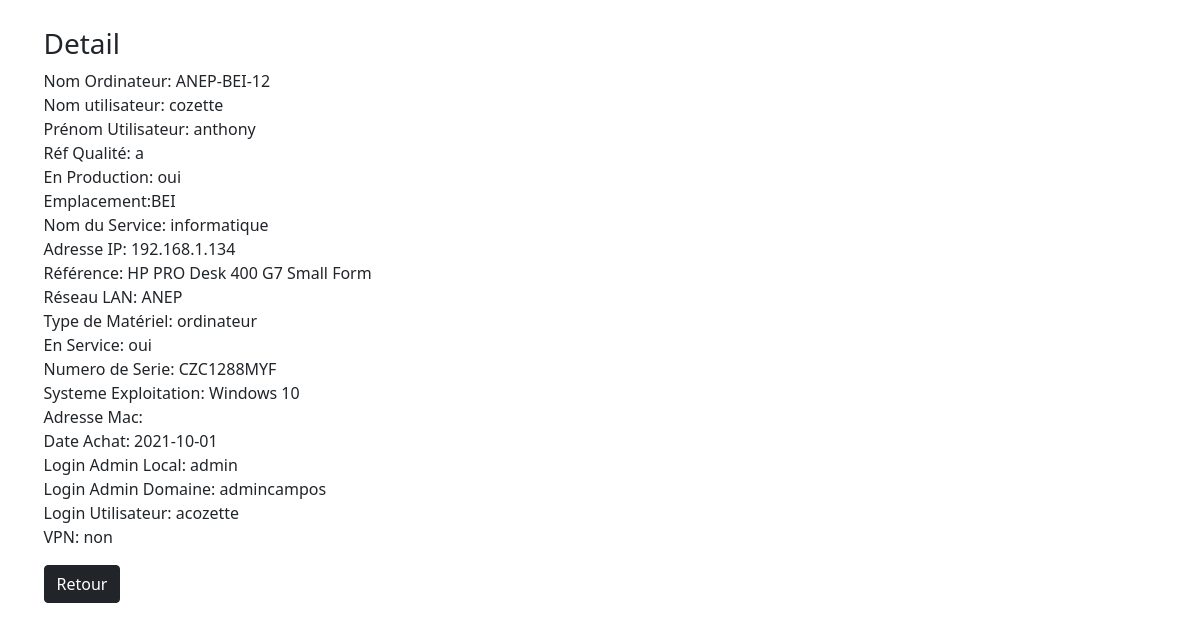
The app's page /crud/detail.php?id=1 with its own data.
### tables this page shows
CREATE TABLE IF NOT EXISTS `information_pc` (
  `ID` int(11) NOT NULL AUTO_INCREMENT,
  `nom_ordinateur` varchar(255) NOT NULL,
  `nom_utilisateur` varchar(255) NOT NULL,
  `prenom_utilisateur` varchar(255) NOT NULL,
  `ref_qualite` varchar(255) NOT NULL,
  `production` varchar(255) NOT NULL,
  `emplacement` varchar(255) NOT NULL,
  `services` varchar(255) NOT NULL,
  `adresse_ip` varchar(255) NOT NULL,
  `reference` varchar(255) NOT NULL,
  `lan_reseau` varchar(255) NOT NULL,
  `type_materiel` varchar(255) NOT NULL,
  `en_service` varchar(255) NOT NULL,
  `numero_serie` varchar(255) NOT NULL,
  `systeme_exploitation` varchar(255) NOT NULL,
  `mac_adresse` varchar(255) DEFAULT NULL,
  `date_achat` date NOT NULL,
  `login_admin_local` varchar(255) NOT NULL,
  `pwd_admin_local` varchar(255) NOT NULL,
  `login_admin_boissy` varchar(255) NOT NULL,
  `pwd_admin_boissy` varchar(255) NOT NULL,
  `user_login` varchar(255) NOT NULL,
  `user_pwd` varchar(255) NOT NULL,
  `vpn` varchar(255) NOT NULL,
  PRIMARY KEY (`ID`)
);

### crud/detail.php (the view, shortened to what this page needs)
<?php require('database.php');
$id = null;
if (!empty($_GET['id'])) {
    $id = $_REQUEST['id'];
}
if (null == $id) {
    header("location:index.php");
} else {
    $pdo = Database::connect();
    $pdo->setAttribute(PDO::ATTR_ERRMODE, PDO::ERRMODE_EXCEPTION) .
        $sql = "SELECT * FROM information_pc where id =?";
    $q = $pdo->prepare($sql);
    $q->execute(array($id));
    $data = $q->fetch(PDO::FETCH_ASSOC);
}
?>
<!DOCTYPE html>
<html lang="en">
<head>
    <link href="https://cdn.jsdelivr.net/npm/bootstrap@5.0.2/dist/css/bootstrap.min.css" rel="stylesheet">
    <link href="../styles/styles.css" rel="stylesheet">
    <img data-wp-preserve="%3Cscript%20src%3D%22js%2Fbootstrap.min.js%22%3E%3C%2Fscript%3E" data-mce-resize="false" data-mce-placeholder="1" class="mce-object" width="20" height="20" alt="<script>" title="<script>" />
</head>
<body>
    <div class="container">
        <div class="span10 offset1">
            <div class="row">
                <h3>Detail</h3>
            </div>
            <div class="form-horizontal">
                <div class="control-group">
                    <label class="control-label">Nom Ordinateur: <?php echo $data['nom_ordinateur']; ?></label>
                </div>
                <div class="control-group">
                    <label class="control-label">Nom utilisateur: <?php echo $data['nom_utilisateur']; ?></label>
                </div>
                <div class="control-group">
                    <label class="control-label">Prénom Utilisateur: <?php echo $data['prenom_utilisateur']; ?></label>
                </div>
                <div class="control-group">
                    <label class="control-label">Réf Qualité: <?php echo $data['ref_qualite']; ?></label>
                </div>
                <div class="control-group">
                    <label class="control-label">En Production: <?php echo $data['production']; ?></label>
                </div>
                <div class="control-group">
                    <label class="control-label">Emplacement:<?php echo $data['emplacement']; ?></label>
                </div>
                <div class="control-group">
                    <label class="control-label">Nom du Service: <?php echo $data['services']; ?></label>
                </div>
                <div class="control-group">
                    <label class="control-label">Adresse IP: <?php echo $data['adresse_ip']; ?></label>
                </div>
                <div class="control-group">
                    <label class="control-label">Référence: <?php echo $data['reference']; ?></label>
                </div>
                <div class="control-group">
                    <label class="control-label">Réseau LAN: <?php echo $data['lan_reseau']; ?></label>
                </div>
                <div class="control-group">
                    <label class="control-label">Type de Matériel: <?php echo $data['type_materiel']; ?></label>
                </div>
                <div class="control-group">
                    <label class="control-label">En Service: <?php echo $data['en_service']; ?></label>
                </div>
                <div class="control-group">
                    <label class="control-label">Numero de Serie: <?php echo $data['numero_serie']; ?></label>
                </div>
                <div class="control-group">
                    <label class="control-label">Systeme Exploitation: <?php echo $data['systeme_exploitation']; ?></label>
                </div>
                <div class="control-group">
                    <label class="control-label">Adresse Mac: <?php echo $data['mac_adresse']; ?></label>
                </div>
                <div class="control-group">
                    <label class="control-label">Date Achat: <?php echo $data['date_achat']; ?></label>
                </div>
                <div class="control-group">
                    <label class="control-label">Login Admin Local: <?php echo $data['login_admin_local']; ?></label>
                </div>
                <div class="control-group">
                    <label class="control-label">Login Admin Domaine: <?php echo $data['login_admin_boissy']; ?></label>
                </div>
                <div class="control-group">
                    <label class="control-label">Login Utilisateur: <?php echo $data['user_login']; ?></label>
                </div>
                <div class="control-group">
                    <label class="control-label">VPN: <?php echo $data['vpn']; ?></label>
                </div>
                <div class="form-actions mt-3">
                    <a class="btn btn-dark" href="index.php">Retour </a>
                </div>
            </div>
        </div>
    </div>
</body>
</html>

### styles/styles.css (style rules this page uses)
body { margin-top: 3px; margin-left: 3px; }

### records on screen
information_pc: nom_ordinateur "ANEP-BEI-12", nom_utilisateur "cozette", prenom_utilisateur "anthony", ref_qualite "a", production "oui", emplacement "BEI", services "informatique", adresse_ip "192.168.1.134", reference "HP PRO Desk 400 G7 Small Form", lan_reseau "ANEP", type_materiel "ordinateur", en_service "oui", numero_serie "CZC1288MYF", systeme_exploitation "Windows 10", date_achat "2021-10-01", login_admin_local "admin", login_admin_boissy "admincampos", user_login "acozette", vpn "non"
